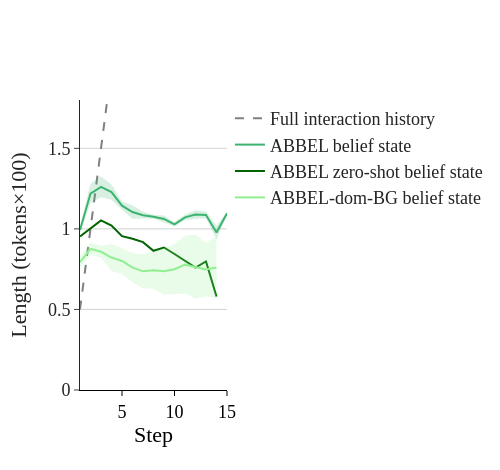

Notebook source saved alongside this figure:
### Code cell
# abbel_mean_df_attempts = get_mean_beliefs_over_seeds(abbel_seed_file_list)
# # vanilla_mean_df_attempts = get_mean_beliefs_over_seeds(vanilla_seed_file_list, is_sc=True)
# abbel_dom_bg_mean_df_attempts = get_mean_beliefs_over_seeds(abbel_dom_bg_seed_file_list)
# abbel_zero_mean_df_attempts = get_mean_beliefs_over_seeds([file_ABBEL_0])


model_dfs = [('ABBEL', abbel_mean_df_attempts), ('ABBEL zero-shot', abbel_zero_mean_df_attempts), ('ABBEL-dom-BG', abbel_dom_bg_mean_df_attempts), ]

fig = plot_belief_length_model_comparison(model_dfs)
fig.show()
fig.write_image('figures/combolock_length_model_comparison.pdf', width=650, height=470)

### Figure 1 — Plotly figure (JSON) as saved in the notebook; plotly's stock layout.template omitted (floating-point values rounded to 4 significant figures)
{"data": [{"line": {"color": "gray", "dash": "dash", "width": 2}, "marker": {"color": "gray"}, "mode": "lines", "name": "Full interaction history", "showlegend": true, "type": "scatter", "x": [1, 2, 3, 4, 5, 6, 7, 8, 9, 10, 11, 12, 13], "y": [0.5, 1.0, 1.5, 2.0, 2.5, 3.0, 3.5, 4.0, 4.5, 5.0, 5.5, 6.0, 6.5]}, {"line": {"color": "mediumseagreen"}, "mode": "lines", "name": "ABBEL belief state", "showlegend": true, "type": "scatter", "x": [1, 2, 3, 4, 5, 6, 7, 8, 9, 10, 11, 12, 13, 14, 15], "y": [0.9928, 1.219, 1.261, 1.228, 1.144, 1.105, 1.085, 1.076, 1.062, 1.029, 1.071, 1.089, 1.087, 0.9777, 1.097]}, {"hoverinfo": "skip", "legendgroup": "ABBEL", "line": {"width": 0}, "mode": "lines", "showlegend": false, "type": "scatter", "x": [1, 2, 3, 4, 5, 6, 7, 8, 9, 10, 11, 12, 13, 14, 15], "y": [0.9707, 1.159, 1.196, 1.18, 1.119, 1.063, 1.064, 1.063, 1.039, 1.016, 1.053, 1.062, 1.066, 0.9347, 1.09]}, {"fill": "tonexty", "fillcolor": "rgba(60,179,113,0.2)", "hoverinfo": "skip", "legendgroup": "ABBEL", "line": {"width": 0}, "mode": "lines", "showlegend": false, "type": "scatter", "x": [1, 2, 3, 4, 5, 6, 7, 8, 9, 10, 11, 12, 13, 14, 15], "y": [1.015, 1.28, 1.327, 1.276, 1.17, 1.146, 1.106, 1.088, 1.084, 1.042, 1.09, 1.116, 1.108, 1.021, 1.103]}, {"line": {"color": "darkgreen"}, "mode": "lines", "name": "ABBEL zero-shot belief state", "showlegend": true, "type": "scatter", "x": [1, 2, 3, 4, 5, 6, 7, 8, 9, 10, 11, 12, 13, 14], "y": [0.9524, 1.003, 1.052, 1.021, 0.9546, 0.9386, 0.9177, 0.8642, 0.8844, 0.8443, 0.7995, 0.7603, 0.7977, 0.58]}, {"hoverinfo": "skip", "legendgroup": "ABBEL zero-shot", "line": {"width": 0}, "mode": "lines", "showlegend": false, "type": "scatter", "x": [1, 2, 3, 4, 5, 6, 7, 8, 9, 10, 11, 12, 13, 14], "y": [null, null, null, null, null, null, null, null, null, null, null, null, null, null]}, {"fill": "tonexty", "fillcolor": "rgba(0,100,0,0.2)", "hoverinfo": "skip", "legendgroup": "ABBEL zero-shot", "line": {"width": 0}, "mode": "lines", "showlegend": false, "type": "scatter", "x": [1, 2, 3, 4, 5, 6, 7, 8, 9, 10, 11, 12, 13, 14], "y": [null, null, null, null, null, null, null, null, null, null, null, null, null, null]}, {"line": {"color": "lightgreen"}, "mode": "lines", "name": "ABBEL-dom-BG belief state", "showlegend": true, "type": "scatter", "x": [1, 2, 3, 4, 5, 6, 7, 8, 9, 10, 11, 12, 13, 14], "y": [0.7937, 0.8765, 0.8579, 0.822, 0.8011, 0.7595, 0.7366, 0.7438, 0.7371, 0.75, 0.7779, 0.7651, 0.7485, 0.7609]}, {"hoverinfo": "skip", "legendgroup": "ABBEL-dom-BG", "line": {"width": 0}, "mode": "lines", "showlegend": false, "type": "scatter", "x": [1, 2, 3, 4, 5, 6, 7, 8, 9, 10, 11, 12, 13, 14], "y": [0.7562, 0.8372, 0.8221, 0.7378, 0.7216, 0.6695, 0.6309, 0.6287, 0.5917, 0.5942, 0.5985, 0.5666, 0.5825, 0.5693]}, {"fill": "tonexty", "fillcolor": "rgba(144,238,144,0.2)", "hoverinfo": "skip", "legendgroup": "ABBEL-dom-BG", "line": {"width": 0}, "mode": "lines", "showlegend": false, "type": "scatter", "x": [1, 2, 3, 4, 5, 6, 7, 8, 9, 10, 11, 12, 13, 14], "y": [0.8312, 0.9158, 0.8937, 0.9061, 0.8807, 0.8495, 0.8422, 0.8589, 0.8825, 0.9058, 0.9572, 0.9636, 0.9146, 0.9525]}], "layout": {"font": {"family": "Computer Modern, serif", "size": 18}, "height": 470, "legend": {"font": {"size": 18}, "orientation": "v", "traceorder": "normal"}, "paper_bgcolor": "white", "width": 500, "xaxis": {"color": "black", "linecolor": "black", "linewidth": 1, "showgrid": false, "showline": true, "title": {"font": {"size": 22}, "standoff": 0, "text": "Step"}}, "yaxis": {"gridcolor": "lightgray", "gridwidth": 1, "range": [0, 1.8], "showgrid": true, "title": {"font": {"size": 22}, "text": "Length (tokens×100)"}}}}
